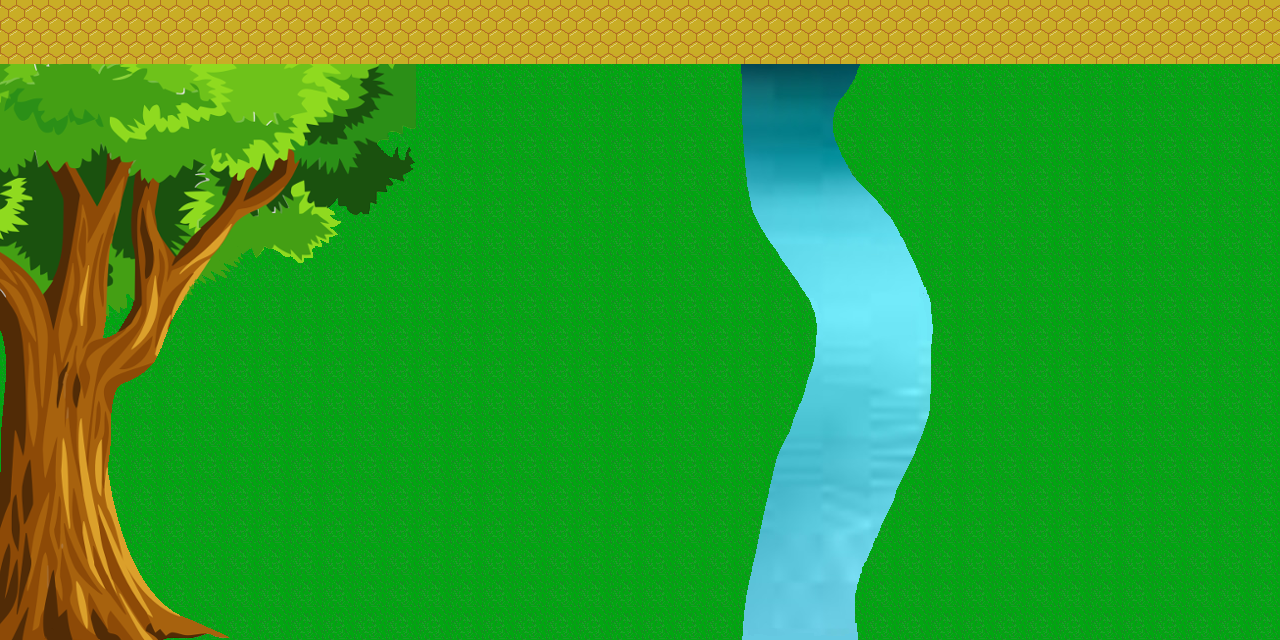

This is a level from a 2D game, rendered from its Tiled map with the project's own tilesets. A one-line summary and the complete map file follow:
An orthogonal 40x20 tile map with 32x32 px tiles, 2 tile layers (Background, TreeAndRiver), 7 tilesets and 13 objects (3x flower-purple, 3x flower-red, 2x flower-white, 2x flower-yellow, beehive).

<map version="1.0" tiledversion="1.1.5" orientation="orthogonal" renderorder="right-down" width="40" height="20" tilewidth="32" tileheight="32" infinite="0" nextobjectid="19">
 <tileset firstgid="1" name="Honeycomb-Background" tilewidth="32" tileheight="32" tilecount="4" columns="2">
  <image source="../sprites/Honeycomb-Background.png" width="64" height="64" />
 </tileset>
 <tileset firstgid="5" name="grass" tilewidth="32" tileheight="32" tilecount="1" columns="1">
  <image source="grass.png" width="32" height="32" />
 </tileset>
 <tileset firstgid="6" name="beehive" tilewidth="128" tileheight="160" tilecount="1" columns="1">
  <image source="beehive.png" width="128" height="160" />
 </tileset>
 <tileset firstgid="7" name="flowers" tilewidth="64" tileheight="64" tilecount="4" columns="2">
  <image source="flowers.png" width="128" height="128" />
 </tileset>
 <tileset firstgid="11" name="frog" tilewidth="64" tileheight="64" tilecount="9" columns="3">
  <image source="../sprites/frog.png" width="192" height="192" />
 </tileset>
 <tileset firstgid="20" name="tree" tilewidth="32" tileheight="32" tilecount="234" columns="13">
  <image source="../sprites/tree.png" width="445" height="576" />
 </tileset>
 <tileset firstgid="254" name="river" tilewidth="32" tileheight="32" tilecount="144" columns="8">
  <image source="river.png" width="256" height="576" />
 </tileset>
 <layer name="Background" width="40" height="20">
  <data encoding="csv">
1,1,1,1,1,1,1,1,1,1,1,1,1,1,1,1,1,1,1,1,1,1,1,2,1,1,1,1,1,1,1,1,1,1,1,1,1,1,1,2,
3,3,3,3,3,3,3,3,3,3,3,3,3,3,3,3,3,3,3,3,3,3,3,4,3,3,3,3,3,3,3,3,3,3,3,3,3,3,3,4,
5,5,5,5,5,5,5,5,5,5,5,5,5,5,5,5,5,5,5,5,5,5,5,5,5,5,5,5,5,5,5,5,5,5,5,5,5,5,5,5,
5,5,5,5,5,5,5,5,5,5,5,5,5,5,5,5,5,5,5,5,5,5,5,5,5,5,5,5,5,5,5,5,5,5,5,5,5,5,5,5,
5,5,5,5,5,5,5,5,5,5,5,5,5,5,5,5,5,5,5,5,5,5,5,5,5,5,5,5,5,5,5,5,5,5,5,5,5,5,5,5,
5,5,5,5,5,5,5,5,5,5,5,5,5,5,5,5,5,5,5,5,5,5,5,5,5,5,5,5,5,5,5,5,5,5,5,5,5,5,5,5,
5,5,5,5,5,5,5,5,5,5,5,5,5,5,5,5,5,5,5,5,5,5,5,5,5,5,5,5,5,5,5,5,5,5,5,5,5,5,5,5,
5,5,5,5,5,5,5,5,5,5,5,5,5,5,5,5,5,5,5,5,5,5,5,5,5,5,5,5,5,5,5,5,5,5,5,5,5,5,5,5,
5,5,5,5,5,5,5,5,5,5,5,5,5,5,5,5,5,5,5,5,5,5,5,5,5,5,5,5,5,5,5,5,5,5,5,5,5,5,5,5,
5,5,5,5,5,5,5,5,5,5,5,5,5,5,5,5,5,5,5,5,5,5,5,5,5,5,5,5,5,5,5,5,5,5,5,5,5,5,5,5,
5,5,5,5,5,5,5,5,5,5,5,5,5,5,5,5,5,5,5,5,5,5,5,5,5,5,5,5,5,5,5,5,5,5,5,5,5,5,5,5,
5,5,5,5,5,5,5,5,5,5,5,5,5,5,5,5,5,5,5,5,5,5,5,5,5,5,5,5,5,5,5,5,5,5,5,5,5,5,5,5,
5,5,5,5,5,5,5,5,5,5,5,5,5,5,5,5,5,5,5,5,5,5,5,5,5,5,5,5,5,5,5,5,5,5,5,5,5,5,5,5,
5,5,5,5,5,5,5,5,5,5,5,5,5,5,5,5,5,5,5,5,5,5,5,5,5,5,5,5,5,5,5,5,5,5,5,5,5,5,5,5,
5,5,5,5,5,5,5,5,5,5,5,5,5,5,5,5,5,5,5,5,5,5,5,5,5,5,5,5,5,5,5,5,5,5,5,5,5,5,5,5,
5,5,5,5,5,5,5,5,5,5,5,5,5,5,5,5,5,5,5,5,5,5,5,5,5,5,5,5,5,5,5,5,5,5,5,5,5,5,5,5,
5,5,5,5,5,5,5,5,5,5,5,5,5,5,5,5,5,5,5,5,5,5,5,5,5,5,5,5,5,5,5,5,5,5,5,5,5,5,5,5,
5,5,5,5,5,5,5,5,5,5,5,5,5,5,5,5,5,5,5,5,5,5,5,5,5,5,5,5,5,5,5,5,5,5,5,5,5,5,5,5,
5,5,5,5,5,5,5,5,5,5,5,5,5,5,5,5,5,5,5,5,5,5,5,5,5,5,5,5,5,5,5,5,5,5,5,5,5,5,5,5,
5,5,5,5,5,5,5,5,5,5,5,5,5,5,5,5,5,5,5,5,5,5,5,5,5,5,5,5,5,5,5,5,5,5,5,5,5,5,5,5
</data>
 </layer>
 <layer name="TreeAndRiver" width="40" height="20">
  <data encoding="csv">
0,0,0,0,0,0,0,0,0,0,0,0,0,0,0,0,0,0,0,0,0,0,0,0,0,0,0,0,0,0,0,0,0,0,0,0,0,0,0,0,
0,0,0,0,0,0,0,0,0,0,0,0,0,0,0,0,0,0,0,0,0,0,0,0,0,0,0,0,0,0,0,0,0,0,0,0,0,0,0,0,
20,21,22,23,24,25,26,27,28,29,30,31,32,5,0,0,0,0,0,0,0,0,254,255,256,257,258,259,260,261,0,0,0,0,0,0,0,0,0,0,
33,34,35,36,37,38,39,40,41,42,43,44,45,5,0,0,0,0,0,0,0,0,262,263,264,265,266,267,268,269,0,0,0,0,0,0,0,0,0,0,
46,47,48,49,50,51,52,53,54,55,56,57,58,5,0,0,0,0,0,0,0,0,270,271,272,273,274,275,276,277,0,0,0,0,0,0,0,0,0,0,
59,60,61,62,63,64,65,66,67,68,69,70,71,5,0,0,0,0,0,0,0,0,278,279,280,281,282,283,284,285,0,0,0,0,0,0,0,0,0,0,
72,73,74,75,76,77,78,79,80,81,82,83,84,84,0,0,0,0,0,0,0,0,286,287,288,289,290,291,292,293,0,0,0,0,0,0,0,0,0,0,
85,86,87,88,89,90,91,92,93,94,95,96,97,97,0,0,0,0,0,0,0,0,294,295,296,297,298,299,300,301,0,0,0,0,0,0,0,0,0,0,
98,99,100,101,102,103,104,105,106,107,108,109,110,110,0,0,0,0,0,0,0,0,302,303,304,305,306,307,308,309,0,0,0,0,0,0,0,0,0,0,
111,112,113,114,115,116,117,118,119,120,121,122,123,123,0,0,0,0,0,0,0,0,310,311,312,313,314,315,316,317,0,0,0,0,0,0,0,0,0,0,
124,125,126,127,128,129,130,131,132,133,134,135,136,136,0,0,0,0,0,0,0,0,318,319,320,321,322,323,324,325,0,0,0,0,0,0,0,0,0,0,
137,138,139,140,141,142,143,144,145,146,147,148,149,149,0,0,0,0,0,0,0,0,326,327,328,329,330,331,332,333,0,0,0,0,0,0,0,0,0,0,
150,151,152,153,154,155,156,157,158,159,160,161,162,162,0,0,0,0,0,0,0,0,334,335,336,337,338,339,340,341,0,0,0,0,0,0,0,0,0,0,
163,164,165,166,167,168,169,170,171,172,173,174,175,175,0,0,0,0,0,0,0,0,342,343,344,345,346,347,348,349,0,0,0,0,0,0,0,0,0,0,
176,177,178,179,180,181,182,183,184,185,186,187,188,188,0,0,0,0,0,0,0,0,350,351,352,353,354,355,356,357,0,0,0,0,0,0,0,0,0,0,
189,190,191,192,193,194,195,196,197,198,199,200,201,201,0,0,0,0,0,0,0,0,358,359,360,361,362,363,364,365,0,0,0,0,0,0,0,0,0,0,
202,203,204,205,206,207,208,209,210,211,212,213,214,214,0,0,0,0,0,0,0,0,366,367,368,369,370,371,372,373,0,0,0,0,0,0,0,0,0,0,
215,216,217,218,219,220,221,222,223,224,225,226,227,227,0,0,0,0,0,0,0,0,374,375,376,377,378,379,380,381,0,0,0,0,0,0,0,0,0,0,
228,229,230,231,232,233,234,235,236,237,238,239,240,240,0,0,0,0,0,0,0,0,382,383,384,385,386,387,388,389,0,0,0,0,0,0,0,0,0,0,
241,242,243,244,245,246,247,248,249,250,251,252,253,253,0,0,0,0,0,0,0,0,390,391,392,393,394,395,396,397,0,0,0,0,0,0,0,0,0,0
</data>
 </layer>
 <objectgroup name="Beehive">
  <object id="15" name="beehive" gid="6" x="109" y="386" width="128" height="160" />
 </objectgroup>
 <objectgroup name="Flowers">
  <object id="3" name="flower-white" gid="7" x="473" y="220" width="64" height="64" />
  <object id="4" name="flower-purple" gid="8" x="393" y="391" width="64" height="64" />
  <object id="5" name="flower-red" gid="9" x="352" y="574" width="64" height="64" />
  <object id="6" name="flower-yellow" gid="10" x="660" y="581" width="64" height="64" />
  <object id="7" name="flower-purple" gid="8" x="583" y="422" width="64" height="64" />
  <object id="8" name="flower-red" gid="9" x="659" y="219" width="64" height="64" />
  <object id="11" name="flower-yellow" gid="10" x="1026" y="423" width="64" height="64" />
  <object id="12" name="flower-white" gid="7" x="1071" y="571" width="64" height="64" />
  <object id="13" name="flower-purple" gid="8" x="1017" y="190" width="64" height="64" />
  <object id="14" name="flower-red" gid="9" x="1143" y="297" width="64" height="64" />
 </objectgroup>
 <objectgroup name="Frogs">
  <object id="17" gid="11" x="832" y="323" width="64" height="64" />
  <object id="18" gid="11" x="819" y="490" width="64" height="64" />
 </objectgroup>
</map>